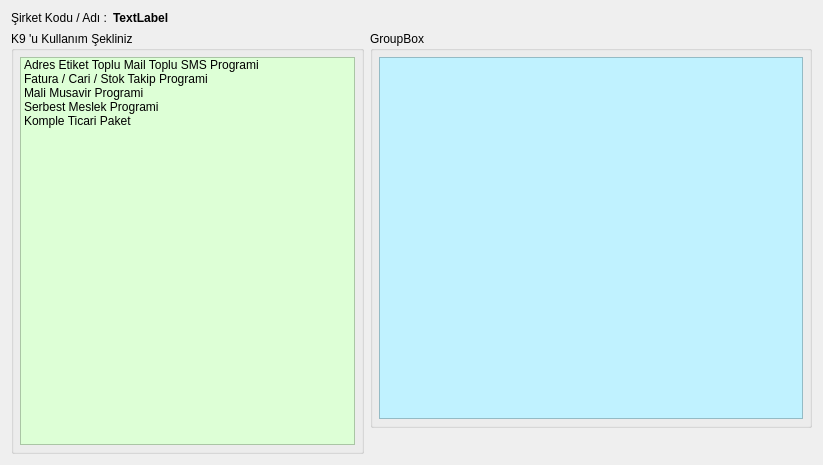
<?xml version="1.0" encoding="UTF-8"?>
<ui version="4.0">
 <class>K9_PROFIL_SECME</class>
 <widget class="QDialog" name="K9_PROFIL_SECME">
  <property name="geometry">
   <rect>
    <x>0</x>
    <y>0</y>
    <width>823</width>
    <height>465</height>
   </rect>
  </property>
  <property name="windowTitle">
   <string>Dialog</string>
  </property>
  <layout class="QGridLayout" name="gridLayout_4" rowstretch="2,20,0" columnstretch="1,15,20">
   <item row="1" column="0" rowspan="2" colspan="2">
    <widget class="QGroupBox" name="groupBox_profiller">
     <property name="title">
      <string>K9 'u Kullanım Şekliniz</string>
     </property>
     <layout class="QGridLayout" name="gridLayout">
      <property name="margin">
       <number>6</number>
      </property>
      <item row="0" column="0">
       <widget class="QListWidget" name="listWidget_profil">
        <property name="styleSheet">
         <string notr="true">background-color: rgb(221, 255, 214);</string>
        </property>
        <item>
         <property name="text">
          <string>Adres Etiket Toplu Mail Toplu SMS Programi</string>
         </property>
        </item>
        <item>
         <property name="text">
          <string>Fatura / Cari / Stok Takip Programi</string>
         </property>
        </item>
        <item>
         <property name="text">
          <string>Mali Musavir Programi</string>
         </property>
        </item>
        <item>
         <property name="text">
          <string>Serbest Meslek Programi</string>
         </property>
        </item>
        <item>
         <property name="text">
          <string>Komple Ticari Paket</string>
         </property>
        </item>
       </widget>
      </item>
     </layout>
    </widget>
   </item>
   <item row="1" column="2">
    <widget class="QGroupBox" name="groupBox_profil_adi">
     <property name="title">
      <string>GroupBox</string>
     </property>
     <layout class="QGridLayout" name="gridLayout_2">
      <property name="margin">
       <number>6</number>
      </property>
      <item row="0" column="0">
       <widget class="QTextEdit" name="textEdit_profil_aciklama">
        <property name="focusPolicy">
         <enum>Qt::NoFocus</enum>
        </property>
        <property name="styleSheet">
         <string notr="true">background-color: rgb(192, 242, 255);</string>
        </property>
        <property name="readOnly">
         <bool>true</bool>
        </property>
       </widget>
      </item>
     </layout>
    </widget>
   </item>
   <item row="0" column="0" colspan="3">
    <layout class="QGridLayout" name="gridLayout_5">
     <item row="0" column="0">
      <widget class="QLabel" name="label_2">
       <property name="sizePolicy">
        <sizepolicy hsizetype="Fixed" vsizetype="Fixed">
         <horstretch>0</horstretch>
         <verstretch>0</verstretch>
        </sizepolicy>
       </property>
       <property name="text">
        <string>Şirket Kodu / Adı :</string>
       </property>
      </widget>
     </item>
     <item row="0" column="1">
      <widget class="QLabel" name="label_sirket_kodu_adi">
       <property name="sizePolicy">
        <sizepolicy hsizetype="Expanding" vsizetype="Fixed">
         <horstretch>0</horstretch>
         <verstretch>0</verstretch>
        </sizepolicy>
       </property>
       <property name="font">
        <font>
         <weight>75</weight>
         <bold>true</bold>
        </font>
       </property>
       <property name="text">
        <string>TextLabel</string>
       </property>
      </widget>
     </item>
    </layout>
   </item>
   <item row="2" column="2">
    <layout class="QGridLayout" name="gridLayout_3">
     <item row="0" column="0">
      <spacer name="horizontalSpacer">
       <property name="orientation">
        <enum>Qt::Horizontal</enum>
       </property>
       <property name="sizeHint" stdset="0">
        <size>
         <width>40</width>
         <height>20</height>
        </size>
       </property>
      </spacer>
     </item>
     <item row="0" column="1">
      <widget class="QWidget" name="widget_batch_button" native="true"/>
     </item>
    </layout>
   </item>
  </layout>
 </widget>
 <tabstops>
  <tabstop>listWidget_profil</tabstop>
  <tabstop>textEdit_profil_aciklama</tabstop>
 </tabstops>
 <resources>
  <include location="kernel_icons.qrc"/>
 </resources>
 <connections/>
</ui>
